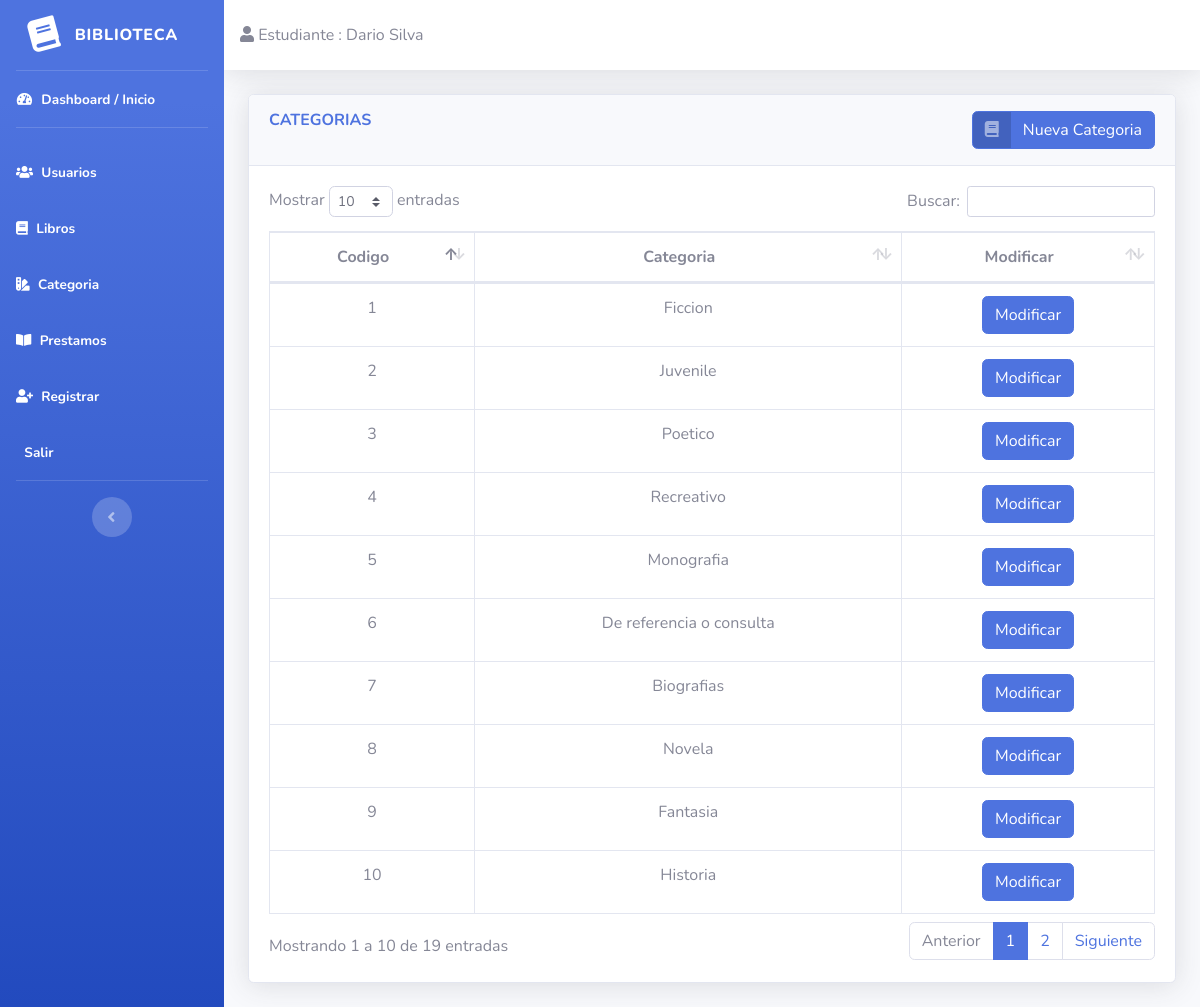
Page /index.php?c=categoria (signed in) on the committed database.
### tables this page shows
CREATE TABLE `categoria` (
  `id` int(1) NOT NULL AUTO_INCREMENT,
  `nombre` varchar(30) DEFAULT NULL,
  PRIMARY KEY (`id`)
);

### Controlador/CategoriaControlador.php (called while the page is built, shortened)
<?php
class CategoriaControlador
{
    public function __construct()
    {
        require_once("Modelo/CategoriaModelo.php");
    }
    public function index()
    {
        $categoria = new CategoriaModelo();
        $data["titulo"] = "categoria";
        $data["categoria"] = $categoria->getCategorias();
        require_once("Vista/categorias.php");
    }
}

### Configuracion/database.php (called while the page is built, shortened)
<?php
class Conexion
{
    public static function conectar()
    {
        $link = new mysqli('localhost', 'root', '', 'biblioteca');
        return $link;
    }
}

### Modelo/CategoriaModelo.php (called while the page is built, shortened)
<?php
class CategoriaModelo
{
    private $db;
    private $categoria;
    public function __construct()
    {
        $this->db = Conexion::conectar();
        $this->categoria = array();
    }
    public function getCategorias()
    {
        $sql = "SELECT * FROM categoria";
        $resultado = $this->db->query($sql);
        while ($row = $resultado->fetch_assoc()) {
            $this->categoria[] = $row;
        }
        return $this->categoria;
    }
}

### Vista/categorias.php (the view, shortened to what this page needs)
<!DOCTYPE html>
<html lang="es">
<head>
    <link href="http://localhost/PrinsParcial03/Vista/vendor/fontawesome-free/css/all.min.css" rel="stylesheet" type="text/css">
    <link href="http://localhost/PrinsParcial03/Vista/css/sb-admin-2.min.css" rel="stylesheet">
    <link href="http://localhost/PrinsParcial03/Vista/vendor/datatables/dataTables.bootstrap4.min.css" rel="stylesheet">
</head>
<body id="page-top">
    <div id="wrapper">
        <?php include("nav-ul.php"); ?>
        <div id="content-wrapper" class="d-flex flex-column">
            <div id="content">
                <?php include("nav-button.php"); ?>
                <div class="container-fluid">
                    <div class="card shadow mb-4">
                        <div class="card-header py-3">
                            <div class="row">
                                <div class="col">
                                    <h6 class="m-0 font-weight-bold text-primary">CATEGORIAS</h6>
                                </div>
                                <div class="col ml-auto"><a href="index.php?c=categoria&a=nuevo" class="btn btn-primary btn-icon-split  float-right">
                                        <span class="icon text-white-50">
                                            <i class="fas fa-book"></i>
                                        </span>
                                        <span class="text">Nueva Categoria</span>
                                    </a></div>
                            </div>
                        </div>
                        <div class="card-body">
                            <div class="table-responsive">
                                <table class="table table-bordered" id="dataTable" width="100%" cellspacing="0">
                                    <thead>
                                        <tr>
                                            <th scope="col" class="text-center">Codigo</th>
                                            <th scope="col" class="text-center">Categoria</th>
                                            <th scope="col" class="text-center">Modificar</th>
                                        </tr>
                                    </thead>
                                    <tbody>
                                        <?php foreach ($data["categoria"] as $data) { ?>
                                            <tr>
                                                <td class="text-center">
                                                    <?php echo $data["id"]; ?>
                                                </td>
                                                <td class="text-center">
                                                    <?php echo $data['nombre']; ?>
                                                </td>
                                                <td class="text-center"><a href="index.php?c=categoria&a=modificarCategoria&id=<?php echo $data["id"];?>" class='btn btn-primary'>Modificar</a></td>
                                            </tr>
                                        <?php }  ?>
                                    </tbody>
                                </table>
                            </div>
                        </div>
                    </div>
                </div>
            </div>
        </div>
    </div>
</body>
</html>

### rows in the picture
categoria: id "1", nombre "Ficcion"
categoria: id "2", nombre "Juvenile"
categoria: id "3", nombre "Poetico"
categoria: id "4", nombre "Recreativo"
categoria: id "5", nombre "Monografia"
categoria: id "6", nombre "De referencia o consulta"
categoria: id "7", nombre "Biografias"
categoria: id "8", nombre "Novela"
categoria: id "9", nombre "Fantasia"
categoria: id "10", nombre "Historia"

### other values in the picture
$_SESSION['username'] "Dario Silva"
